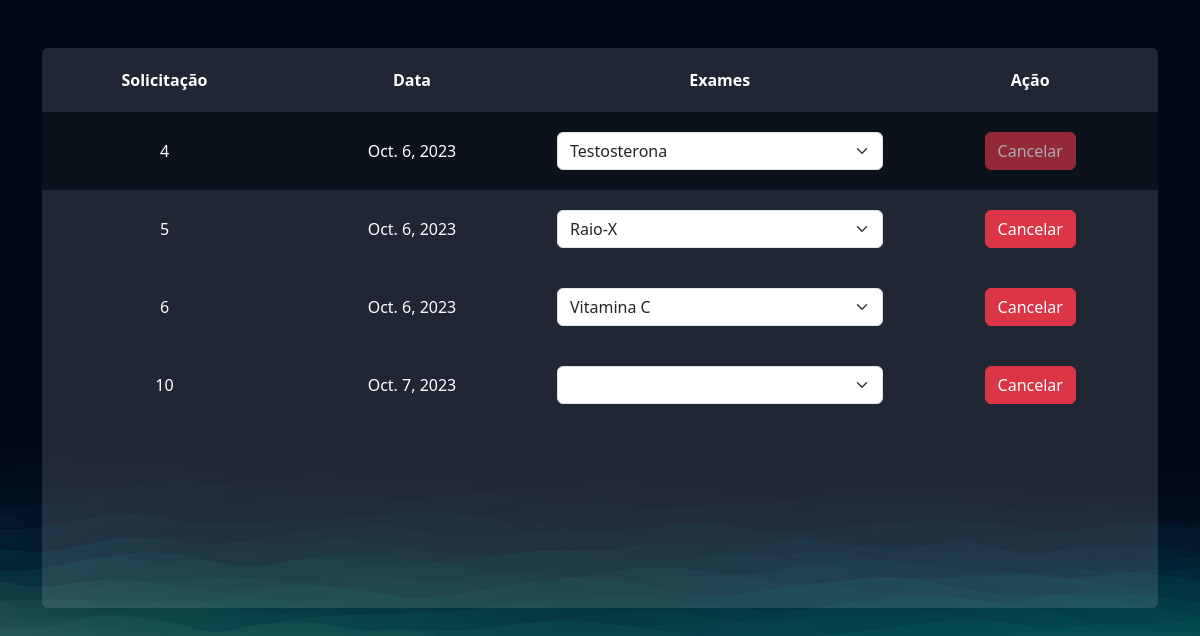
Page /exames/gerenciar_pedidos/ (signed in) on the committed database.
### exames/models.py (models this page shows, shortened)
class PedidosExames(models.Model):
    usuario = models.ForeignKey(User, on_delete=models.DO_NOTHING)
    exames = models.ManyToManyField(SolicitacaoExame)
    agendado = models.BooleanField(default=True)
    data = models.DateField()

### exames/views.py (the view)
# urls.py: path('gerenciar_pedidos/', views.gerenciar_pedidos, name="gerenciar_pedidos"),
@login_required
def gerenciar_pedidos(request):
    pedidos_exames = PedidosExames.objects.filter(usuario=request.user)
    return render(request, 'gerenciar_pedidos.html', {'pedidos_exames': pedidos_exames})

### exames/templates/gerenciar_pedidos.html (shortened to what this page needs)
{% extends "bases/base.html" %}
{% load static %}
{% block 'head' %}
    <link href="{% static 'exames/css/css.css' %}" rel="stylesheet">
    <link href="{% static 'exames/css/gerenciar_pedidos.css' %}" rel="stylesheet">
{% endblock 'head' %}
{% block 'conteudo' %}
    <br>
    <br>
    <div class="container">
        <div class="card card-view">
            <table>
                <tr>
                  <th>Solicitação</th>
                  <th>Data</th>
                  <th>Exames</th>
                  <th>Ação</th>
                </tr>
                {% for pedidos in pedidos_exames %}
                    <tr class="linha-tabela">
                        <td>{{pedidos.id}}</td>
                        <td>{{pedidos.data}}</td>
                        <td>
                            <select class="form-select">
                                {% for exame in pedidos.exames.all %}
                                    <option style="color: black"  value="">{{exame.exame.nome}}</option>
                                {% endfor %}
                            </select>
                        </td>
                        <td>
                            <a href="{% url "cancelar_pedido" pedidos.id %}"  class="btn btn-danger {% if not pedidos.agendado %} disabled {% endif %}">Cancelar</a>
                        </td>
                    </tr
                {% endfor %}
        </div>
    </div>
{% endblock 'conteudo' %}

### templates/static/geral/css/base.css (style rules this page uses)
:root { --main-color: #151C34; --dark-color: #0C121C ; --light-color: #6DE6EE; --contrast-color: #f4c96b; --differential-color: #066668; }
* { color: white }

### templates/static/exames/css/css.css (style rules this page uses)
body { background-image: url('/static/geral/img/bg2.png'); background-size: cover; }
.card { background-color: rgba(217, 217, 217, .14); color: white; padding: 15px; }

### templates/static/exames/css/gerenciar_pedidos.css (style rules this page uses)
.linha-tabela { background-color: var(--dark-color); height: 20px; }
td, th { padding: 20px; }
.card-view { text-align: center; padding: 0; border: none; height: 70vh; }

### rows in the picture
PedidosExames: id "4", data "Oct. 6, 2023"
PedidosExames: id "5", data "Oct. 6, 2023"
PedidosExames: id "6", data "Oct. 6, 2023"
PedidosExames: id "10", data "Oct. 7, 2023"

### other values in the picture
form field value "Testosterona"
form field value "Raio-X"
form field value "Vitamina C"
